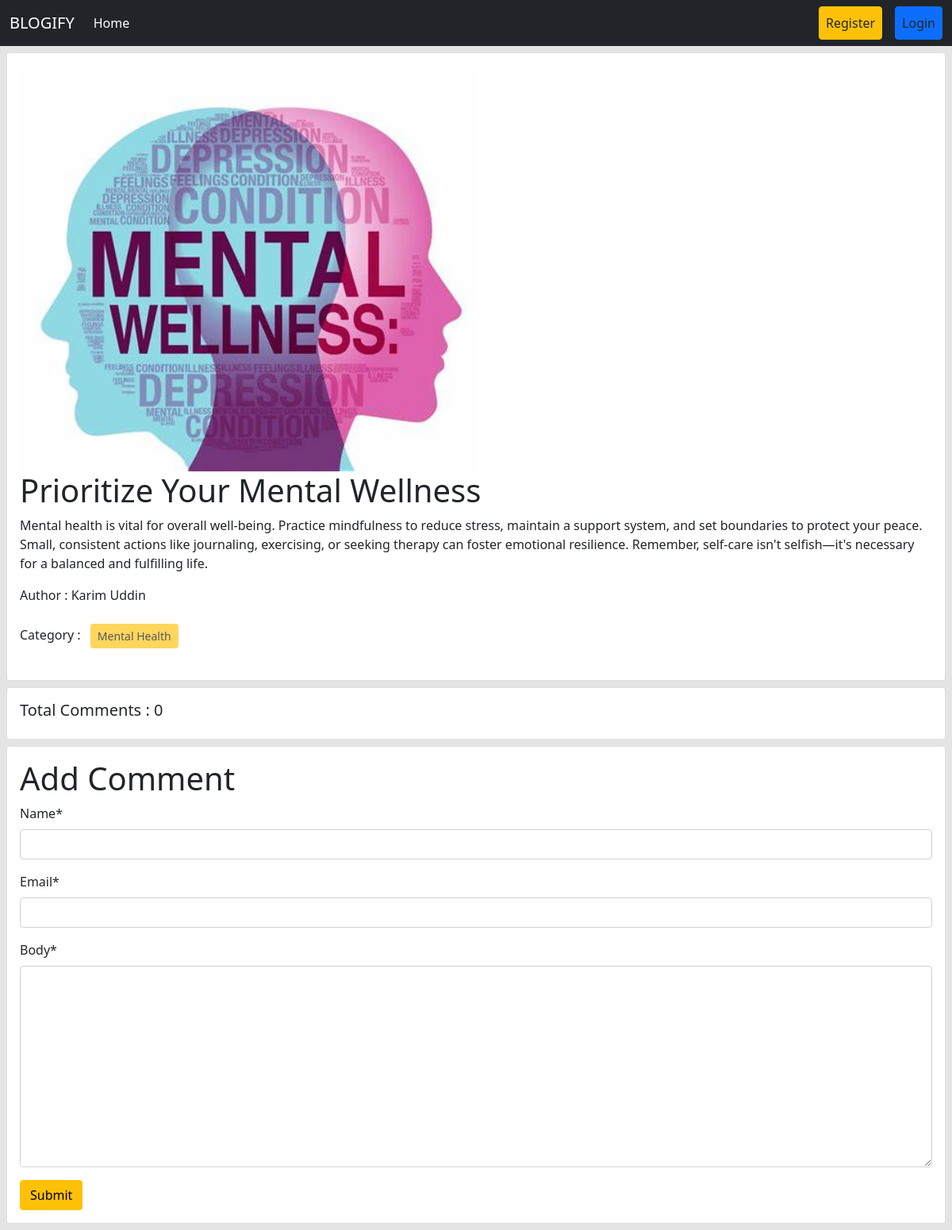
Screenshot of /post/details/12/ with the database file from the repository.
### posts/models.py (models this page shows, shortened)
class Post(models.Model):
    title = models.CharField(max_length=50)
    content = models.TextField()
    category = models.ManyToManyField(Category) # ekta post multiple categorir moddhe thakte pare abar ekta categorir moddhe multiple post thakte pare
    author = models.ForeignKey(User, on_delete=models.CASCADE)
    image = models.ImageField(upload_to='posts/media/uploads/', blank = True, null = True)

### categories/models.py (models this page shows, shortened)
class Category(models.Model):
    name = models.CharField(max_length=100)
    slug = models.SlugField(max_length=100,unique=True, null=True, blank=True)

### posts/views.py (the view, shortened to what this page needs)
# urls.py: path('details/<int:id>/', views.DetailPostView.as_view(), name='detail_post'),
class DetailPostView(DetailView):
    model = models.Post
    pk_url_kwarg = 'id'
    template_name = 'post_details.html'
    def get_context_data(self, **kwargs):
        context = super().get_context_data(**kwargs)
        post = self.object # post model er object ekhane store korlam
        comments = post.comments.all()
        comment_form = forms.CommentForm()
        context['comments'] = comments
        context['comment_form'] = comment_form
        return context

### posts/forms.py
class CommentForm(forms.ModelForm):
    class Meta:
        model = Comment
        fields = ['name', 'email', 'body']

### posts/templates/post_details.html (shortened to what this page needs)
{% extends 'base.html' %}
{% load crispy_forms_tags %}
{% block content %}
<div class="col-12">
    <div class="card m-2">
        <div class="card-body">
            <img src="{{post.image.url}}" class="card-img-top" alt="..." style="width:50%;">
            <h1 class="card-title">{{post.title}}</h1>
            <p class="card-text">{{post.content}}</p>
            <p>Author : {{post.author.first_name}} {{post.author.last_name}}</p>
            <p>
                Category : {% for cat in post.category.all %}
                <button class="btn btn-warning btn-sm m-2" disabled>
                    {{cat.name}}
                </button>
                {% endfor %}
            </p>
        </div>
    </div>
</div>
<div class="card m-2">
    <h5 class="p-3">Total Comments : {{comments | length}}</h5>
</div>
<div class="card m-2">
    <div class="card-body">
        <form method="post">
            <h1>Add Comment</h1>
            {{comment_form | crispy}}
            <button class="btn btn-warning">Submit</button>
    </div>
</div>
{% endblock %}

### rows the page displays
Post: image (picture), title "Prioritize Your Mental Wellness", content "Mental health is vital for overall well-being. Practice mindfulness to reduce stress, maintain a support system, and set boundaries to protect your peace. Small, consistent actions like journaling, exercising, or seeking therapy can foster emotional resilience. Remember, self-care isn't selfish—it's necessary for a balanced and fulfilling life.", author.first_name "Karim", author.last_name "Uddin"
Category: name "Mental Health"

### other values shown
{{ comments | length }} "0"
